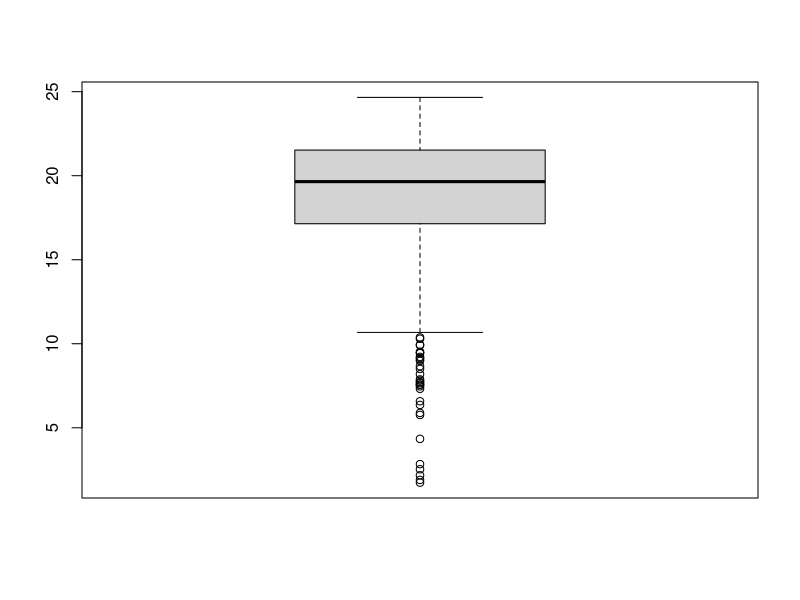

This figure's R source:
## ---- chunk 1
## DATA GENERATION
#x=rnorm(1000,mean=100,sd=10) # normal
#x=c(rchisq(1000,6)) # right skew
x=c(-rchisq(1000,6)+25) # left skew
#x=c(rnorm(1000,mean=100,sd=5),rnorm(500,mean=100,sd=3),rnorm(500,mean=100, sd=1)) # leptokurtic
#x=c(rnorm(1000,mean=100,sd=10),runif(500,min=60,max=140),runif(500,min=70, max=130)) #platykurtic
## ---- chunk 2

#hist(x,breaks=30)
boxplot(x)
